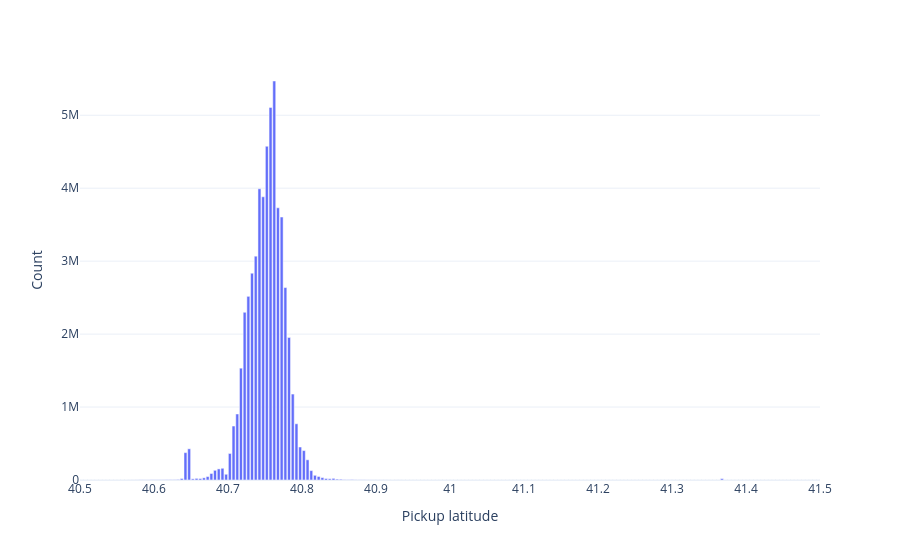

The notebook cell this image was saved under:
### Code cell
mask = pc.and_(pc.greater(col_plat, 40.5), pc.less(col_plat, 41.5))
hist(col_plat.filter(mask), "Pickup latitude", bins=200)

### Figure 1 — Plotly figure (JSON) as saved in the notebook; plotly's stock layout.template omitted (floating-point values rounded to 4 significant figures; data arrays with more than 128 entries replaced by an {"elided": "..."} marker saying what was removed)
{"data": [{"hovertemplate": "Pickup latitude=%{x}<br>Count=%{y}<extra></extra>", "legendgroup": "", "marker": {"color": "#636efa", "pattern": {"shape": ""}}, "name": "", "orientation": "v", "showlegend": false, "textposition": "auto", "type": "bar", "x": {"elided": "200 float values"}, "xaxis": "x", "y": {"elided": "200 int values"}, "yaxis": "y"}], "layout": {"barmode": "relative", "legend": {"tracegroupgap": 0}, "margin": {"t": 60}, "xaxis": {"anchor": "y", "domain": [0, 1], "title": {"text": "Pickup latitude"}}, "yaxis": {"anchor": "x", "domain": [0, 1], "title": {"text": "Count"}}}}
